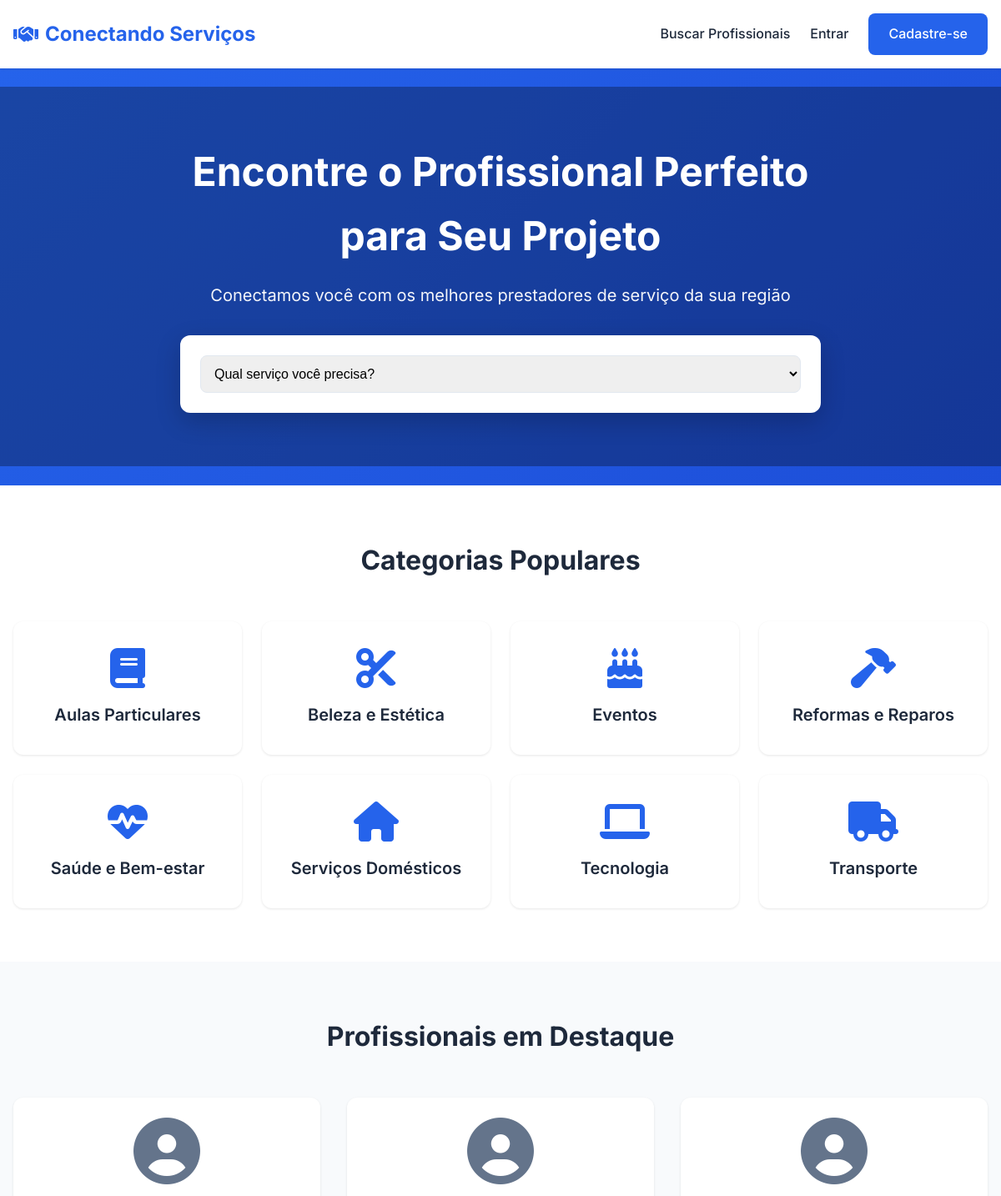
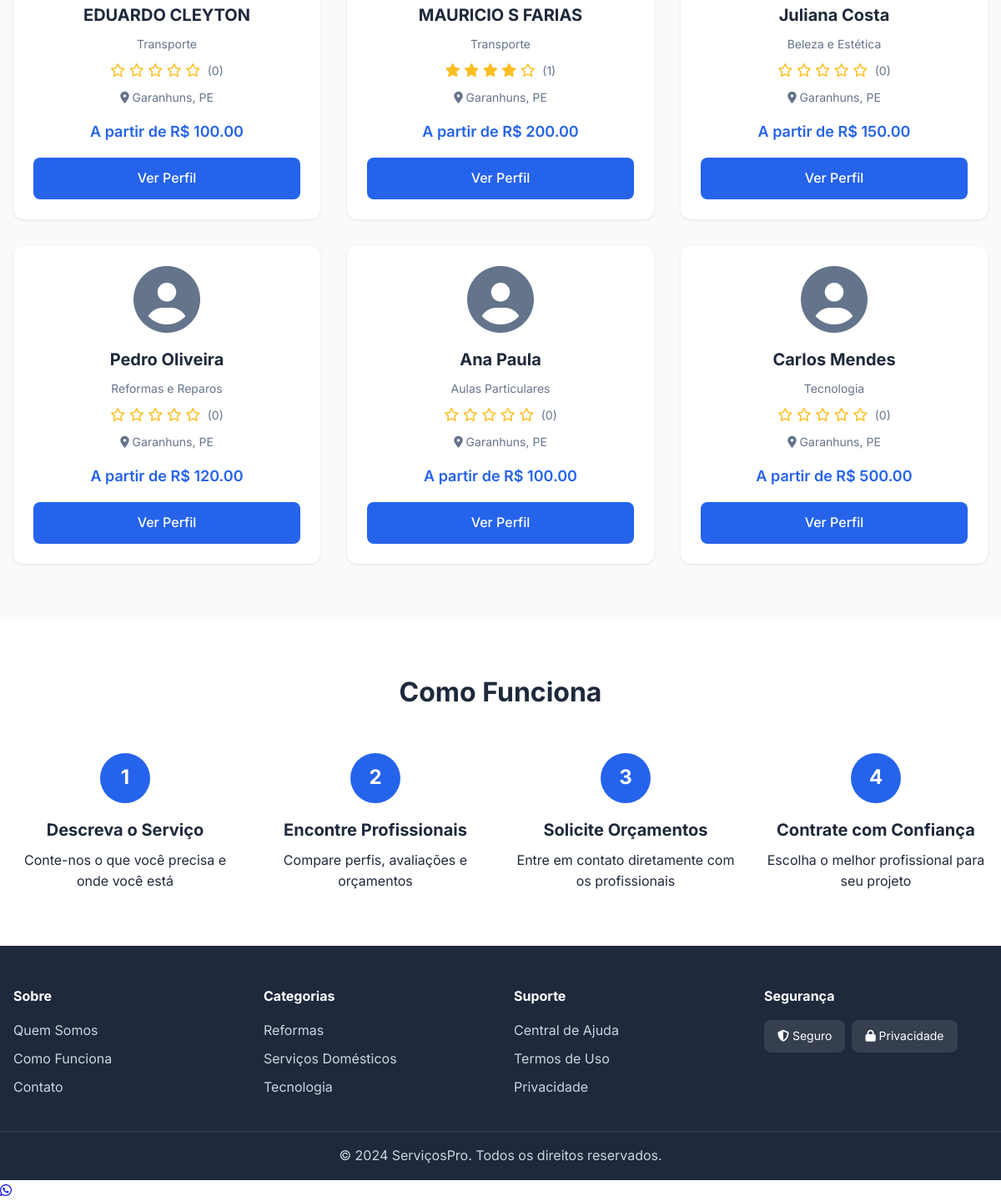
The page / on the database its author committed (2 pictures, top to bottom).
### models.py (models this page shows, shortened)
class ServiceCategory(db.Model):
    __tablename__ = "service_categories"
    id = db.Column(db.Integer, primary_key=True)
    name = db.Column(db.String(140), unique=True, nullable=False)
    description = db.Column(db.Text)
    icon = db.Column(db.String(50))
    image = db.Column(db.Text)  # <-- FALTAVA! AGORA A IMAGEM É SALVA AQUI
    created_at = db.Column(db.DateTime, default=datetime.utcnow)
    professionals = db.relationship(
        "Professional",
        backref="category",
        cascade="all, delete-orphan"
    )

class Professional(db.Model):
    __tablename__ = "professionals"
    id = db.Column(db.Integer, primary_key=True)
    user_id = db.Column(db.Integer, db.ForeignKey("users.id"), unique=True, nullable=False)
    category_id = db.Column(db.Integer, db.ForeignKey("service_categories.id"))
    bio = db.Column(db.Text)
    experience_years = db.Column(db.Integer)
    starting_price = db.Column(db.Float)
    profile_photo = db.Column(db.String(255))
    portfolio_photos = db.Column(db.Text)                # JSON
    services_offered = db.Column(db.Text)                # JSON
    tags = db.Column(db.String(255))
    availability = db.Column(db.String(255))
    service_range = db.Column(db.String(255))
    verified = db.Column(db.Boolean, default=False)
    response_time = db.Column(db.String(50), default="24 horas (estimado)")
    created_at = db.Column(db.DateTime, default=datetime.utcnow)
    service_requests = db.relationship(
        "ServiceRequest",
        backref="professional",
        cascade="all, delete-orphan"
    )
    reviews = db.relationship(
        "Review",
        backref="professional",
        cascade="all, delete-orphan"
    )
    @property
    def average_rating(self):
        if not self.reviews or len(self.reviews) == 0:
            return 0.0
        try:
            total = sum(r.rating for r in self.reviews if r.rating is not None)
            count = len([r for r in self.reviews if r.rating is not None])
            return total / count if count > 0 else 0.0
        except:
            return 0.0
    @property
    def review_count(self):
        return len(self.reviews)

class User(db.Model, UserMixin):
    __tablename__ = 'users'
    id = db.Column(db.Integer, primary_key=True)
    name = db.Column(db.String(120), nullable=False)
    cpf = db.Column(db.String(14), unique=True, nullable=False)
    email = db.Column(db.String(120), unique=True, nullable=False)
    phone = db.Column(db.String(20))
    password_hash = db.Column(db.String(255), nullable=False)
    user_type = db.Column(db.String(20), default='client')  # client / professional
    profile_image = db.Column(db.Text)  # Base64
    cep = db.Column(db.String(9))
    address = db.Column(db.String(200))
    neighborhood = db.Column(db.String(120))
    city = db.Column(db.String(120))
    state = db.Column(db.String(2))
    created_at = db.Column(db.DateTime, default=datetime.utcnow)
    professional_profile = db.relationship(
        "Professional",
        backref="user",
        uselist=False,
        cascade="all, delete-orphan"
    )
    client_requests = db.relationship(
        "ServiceRequest",
        backref="client",
        foreign_keys="ServiceRequest.client_id",
        cascade="all, delete-orphan"
    )
    reviews_given = db.relationship(
        "Review",
        backref="client",
        foreign_keys="Review.client_id",
        cascade="all, delete-orphan"
    )
    notifications = db.relationship(
        "Notification",
        backref="user",
        lazy="dynamic",
        cascade="all, delete-orphan"
    )

### app.py (the view)
@app.route('/')
def index():
    categories = ServiceCategory.query.order_by(ServiceCategory.name).all()
    professionals = Professional.query.order_by(
        Professional.created_at.desc()).limit(6).all()
    return render_template('index.html', categories=categories, professionals=professionals)

### app.py (called while the page is built, shortened)
@app.context_processor
def inject_notifications():
    return dict(unread_notifications_count=0, recent_notifications=[])

### templates/index.html (shortened to what this page needs)
{% extends "base.html" %}
{% block content %}
<section class="hero">
    <div class="hero-overlay">
        <div class="container hero-content">
            <h1>Encontre o Profissional Perfeito para Seu Projeto</h1>
            <p>Conectamos você com os melhores prestadores de serviço da sua região</p>
            <form action="{{ url_for('search') }}" method="get" class="hero-search">
                <select name="category" class="search-input">
                    <option value="">Qual serviço você precisa?</option>
                </select>
            </form>
        </div>
    </div>
</section>
<section class="section">
    <div class="container">
        <h2 class="section-title">Categorias Populares</h2>
        <div class="categories-grid">
            {% for category in categories %}
            <a href="{{ url_for('search') }}?category={{ category.id }}" class="category-card">
                <i class="fas {{ category.icon or 'fa-tools' }}"></i>
                <h3>{{ category.name }}</h3>
            </a>
            {% endfor %}
        </div>
    </div>
</section>
<section class="section bg-light">
    <div class="container">
        <h2 class="section-title">Profissionais em Destaque</h2>
        <div class="professionals-grid">
            {% for prof in professionals %}
            <div class="professional-card">
                <div class="prof-photo">
                    <i class="fas fa-user-circle"></i>
                </div>
                <h3>{{ prof.user.name }}</h3>
                <p class="category">{{ prof.category.name }}</p>
                <div class="rating">
                    {% for i in range(5) %}
                    {% if i < prof.average_rating %} <i class="fas fa-star"></i>
                        {% else %}
                        <i class="far fa-star"></i>
                        {% endif %}
                        {% endfor %}
                        <span>({{ prof.review_count }})</span>
                </div>
                <p class="location"><i class="fas fa-map-marker-alt"></i> {{ prof.user.city }}, {{ prof.user.state }}
                </p>
                {% if prof.starting_price %}
                <p class="price">A partir de R$ {{ "%.2f"|format(prof.starting_price | default(0)) }}</p>
                {% endif %}
                <a href="{{ url_for('professional_profile', professional_id=prof.id) }}" class="btn-primary btn-block">Ver Perfil</a>
            </div>
            {% endfor %}
        </div>
    </div>
</section>
<section class="section">
    <div class="container">
        <h2 class="section-title">Como Funciona</h2>
        <div class="steps-grid">
            <div class="step-card">
                <div class="step-number">1</div>
                <h3>Descreva o Serviço</h3>
                <p>Conte-nos o que você precisa e onde você está</p>
            </div>
            <div class="step-card">
                <div class="step-number">2</div>
                <h3>Encontre Profissionais</h3>
                <p>Compare perfis, avaliações e orçamentos</p>
            </div>
            <div class="step-card">
                <div class="step-number">3</div>
                <h3>Solicite Orçamentos</h3>
                <p>Entre em contato diretamente com os profissionais</p>
            </div>
            <div class="step-card">
                <div class="step-number">4</div>
                <h3>Contrate com Confiança</h3>
                <p>Escolha o melhor profissional para seu projeto</p>
            </div>
        </div>
    </div>
</section>
{% endblock %}

### static/css/style.css (style rules this page uses)
:root { --primary-color: #2563eb; --primary-dark: #1d4ed8; --secondary-color: #64748b; --success-color: #10b981; --danger-color: #ef4444; --warning-color: #f59e0b; --bg-light: #f8fafc; --text-dark: #1e293b; --text-muted: #64748b; --border-color: #e2e8f0; }
* { margin: 0; padding: 0; box-sizing: border-box; }
body { font-family: 'Inter', -apple-system, BlinkMacSystemFont, 'Segoe UI', sans-serif; color: var(--text-dark); line-height: 1.6; }
.container { max-width: 1280px; margin: 0 auto; padding: 0 1rem; }
.btn-primary { background: var(--primary-color); color: white; padding: 0.75rem 1.5rem; border: none; border-radius: 0.5rem; font-weight: 500; cursor: pointer; text-decoration: none; display: inline-block; transition: background 0.2s; }
.btn-block { width: 100%; text-align: center; }
.hero { background: linear-gradient(135deg, #2563eb 0%, #1d4ed8 100%); min-height: 500px; display: flex; align-items: center; justify-content: center; position: relative; color: white; }
.hero-overlay { width: 100%; background: rgba(0,0,0,0.3); padding: 4rem 0; }
.hero-content { text-align: center; max-width: 800px; margin: 0 auto; }
.hero h1 { font-size: 3rem; font-weight: 700; margin-bottom: 1rem; }
.hero p { font-size: 1.25rem; margin-bottom: 2rem; opacity: 0.95; }
.hero-search { background: white; padding: 1.5rem; border-radius: 0.75rem; display: flex; gap: 1rem; box-shadow: 0 10px 30px rgba(0,0,0,0.2); }
.search-input { flex: 1; padding: 0.75rem; border: 1px solid var(--border-color); border-radius: 0.5rem; font-size: 1rem; }
.section { padding: 4rem 0; }
.section-title { font-size: 2rem; font-weight: 700; text-align: center; margin-bottom: 3rem; }
.bg-light { background: var(--bg-light); }
.categories-grid { display: grid; grid-template-columns: repeat(auto-fit, minmax(250px, 1fr)); gap: 1.5rem; }
.category-card { background: white; padding: 2rem; border-radius: 0.75rem; text-align: center; text-decoration: none; color: var(--text-dark); box-shadow: 0 1px 3px rgba(0,0,0,0.1); transition: transform 0.2s, box-shadow 0.2s; }
.category-card i { font-size: 3rem; color: var(--primary-color); margin-bottom: 1rem; }
.category-card h3 { font-size: 1.25rem; font-weight: 600; }
.professionals-grid { display: grid; grid-template-columns: repeat(auto-fill, minmax(300px, 1fr)); gap: 2rem; }
.professional-card { background: white; padding: 1.5rem; border-radius: 0.75rem; box-shadow: 0 1px 3px rgba(0,0,0,0.1); text-align: center; }
.prof-photo { width: 80px; height: 80px; margin: 0 auto 1rem; color: var(--secondary-color); }
.prof-photo i { font-size: 80px; }
.professional-card h3 { font-size: 1.25rem; margin-bottom: 0.5rem; }
.category { color: var(--text-muted); font-size: 0.875rem; margin-bottom: 0.5rem; }
.rating { color: #fbbf24; margin-bottom: 0.5rem; }
.rating span { color: var(--text-muted); font-size: 0.875rem; margin-left: 0.25rem; }
.location { color: var(--text-muted); font-size: 0.875rem; margin-bottom: 0.5rem; }
.price { font-size: 1.125rem; font-weight: 600; color: var(--primary-color); margin: 1rem 0; }
.steps-grid { display: grid; grid-template-columns: repeat(auto-fit, minmax(250px, 1fr)); gap: 2rem; }
.step-card { text-align: center; }
.step-number { width: 60px; height: 60px; background: var(--primary-color); color: white; border-radius: 50%; display: flex; align-items: center; justify-content: center; font-size: 1.5rem; font-weight: 700; margin: 0 auto 1rem; }
.step-card h3 { font-size: 1.25rem; margin-bottom: 0.5rem; }

### rows shown on the page
ServiceCategory: name "Aulas Particulares"
ServiceCategory: name "Beleza e Estética"
ServiceCategory: name "Eventos"
ServiceCategory: name "Reformas e Reparos"
ServiceCategory: name "Saúde e Bem-estar"
ServiceCategory: name "Serviços Domésticos"
ServiceCategory: name "Tecnologia"
ServiceCategory: name "Transporte"
Professional: user.name "EDUARDO CLEYTON", category.name "Transporte", review_count "0", user.city "Garanhuns", user.state "PE", starting_price "100.00"
Professional: user.name "MAURICIO S FARIAS", category.name "Transporte", review_count "1", user.city "Garanhuns", user.state "PE", starting_price "200.00"
Professional: user.name "Juliana Costa", category.name "Beleza e Estética", review_count "0", user.city "Garanhuns", user.state "PE", starting_price "150.00"
Professional: user.name "Pedro Oliveira", category.name "Reformas e Reparos", review_count "0", user.city "Garanhuns", user.state "PE", starting_price "120.00"
Professional: user.name "Ana Paula", category.name "Aulas Particulares", review_count "0", user.city "Garanhuns", user.state "PE", starting_price "100.00"
Professional: user.name "Carlos Mendes", category.name "Tecnologia", review_count "0", user.city "Garanhuns", user.state "PE", starting_price "500.00"
